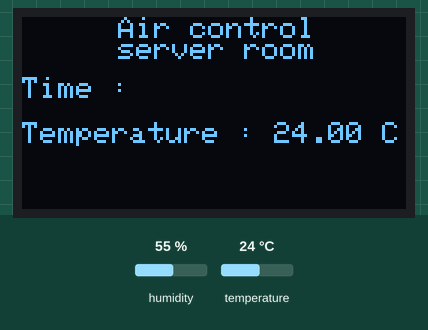
This sketch was run on a simulated ESP8266 (NodeMCU). Parts: 128×64 one-colour display. The test bench sets the inputs (shaded band); at power-on: temperature 24 °C, humidity 55 %. The local clock reads 2024-03-15 10:24:30 at power-on unless the sketch sets it; what the sketch prints to the serial monitor is not drawn.

Above: at 7.6 s.
7.7 s: temperature set to 12 °C
At 13.2 s:
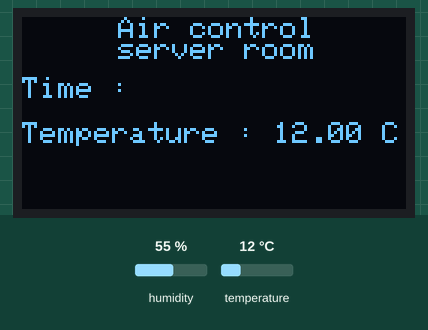
15.2 s: temperature set to 19 °C
22.7 s: temperature set to 28 °C
At 27.7 s:
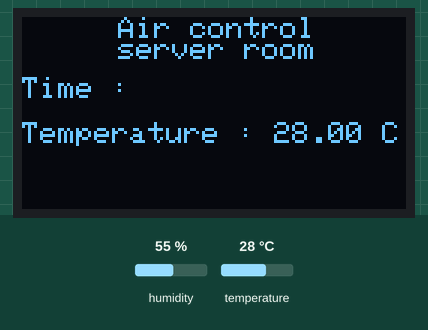
Timing chart, 0 to 29.2 s (numbered marks = the images above; inputs shaded):
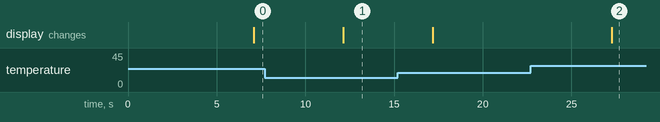

The sketch:

Test_Oled_Time_temp.ino
```cpp
#include <Wire.h>
#include <Adafruit_GFX.h>
#include <Adafruit_SSD1306.h>
#include <Adafruit_Sensor.h>
#include <DHT.h>
#include <ThreeWire.h>
#include <RtcDS1302.h>
ThreeWire myWire(
  D4, // DAT/IO
  D5, // CLK/SCLK
  D2  // RST/CE
);
RtcDS1302<ThreeWire> Rtc(myWire);

#define SCREEN_WIDTH 128 // OLED display width, in pixels
#define SCREEN_HEIGHT 64 // OLED display height, in pixels

// Declaration for an SSD1306 display connected to I2C (SDA, SCL pins)
Adafruit_SSD1306 display(SCREEN_WIDTH, SCREEN_HEIGHT, &Wire, -1);

#define DHTPIN D3 // Temp sensor D3

// Uncomment the type of sensor in use:
#define DHTTYPE DHT11 // DHT 11

DHT dht(DHTPIN, DHTTYPE);

void setup() {
  Serial.begin(115200);

    Setup_SenserTemp();
    Setup_SenserTime();
    Setup_Oled();
}

void loop() {
     Output();
}
```

Output.ino
```cpp
void Output() {
 delay(5000);
  // clear display
  display.clearDisplay();

  // Headline
  display.setTextSize(1);
  display.setCursor(32,0); // ปรับการแสดงผลบนหน้าจอ WIDTH,HEIGHT
  display.print("Air control");
  display.setTextSize(1);
  display.setCursor(32,7); // ปรับการแสดงผลบนหน้าจอ WIDTH,HEIGHT
  display.print("server room");

  // Senser Time
  //read Time
  RtcDateTime now = Rtc.GetDateTime();
  // Print TimeNow
  printDateTime(now);

  // display Time
    display.setTextSize(1);
  display.setCursor(0,20); // ปรับการแสดงผลบนหน้าจอ WIDTH,HEIGHT
  display.print("Time : ");
  display.setTextSize(1); // ปรับขนาดตัวอักษร
  //display.print( printDateTime() ); // แสดงผลค่าจาก Senser

  //read Temperature and humidity
  float t = dht.readTemperature();
  if (isnan(t)) {
    Serial.println("Failed to read from DHT sensor!");
  }

  // display Temperature
  display.setTextSize(1); // ปรับขนาดตัวอักษร
  display.setCursor(0, 35); // ปรับการแสดงผลบนหน้าจอ WIDTH,HEIGHT
  display.print("Temperature : ");
  display.setTextSize(1); // ปรับขนาดตัวอักษร
  display.print(t); // แสดงผลค่าองศาจาก Senser
  display.print(" ");
  display.print("C");


  // Print Temperature
  Serial.print(" Temperature : ");
  Serial.print(t);
  Serial.print(" *C ");
  Serial.println();

  // Refresh Oled
  display.display();
}

//Senser Time
#define countof(a) (sizeof(a) / sizeof(a[0]))

void printDateTime(const RtcDateTime& dt)
{
char datestring[20];
snprintf_P(datestring,
  countof(datestring),
  PSTR("%02u/%02u/%04u %02u:%02u:%02u"),
            dt.Day(),
            dt.Month(),
            dt.Year(),
            dt.Hour(),
            dt.Minute(),
            dt.Second() );
Serial.print(datestring);
}
```

Set_Oled.ino
```cpp
void Setup_Oled() {
  if(!display.begin(SSD1306_SWITCHCAPVCC, 0x3C)) {
    Serial.println(F("SSD1306 allocation failed"));
    for(;;);
  }
  delay(2000);
  display.clearDisplay();
  display.setTextColor(WHITE);
}
```

Set_SenserTemp.ino
```cpp
void Setup_SenserTemp() {
   dht.begin();
}
```

Set_SenserTime.ino
```cpp
void Setup_SenserTime ()
{
    Serial.print("compiled: ");
    Serial.print(__DATE__);
    Serial.println(__TIME__);

    Rtc.Begin();

    RtcDateTime compiled = RtcDateTime(__DATE__, __TIME__);
    printDateTime(compiled);

    if (!Rtc.IsDateTimeValid())
    {
        // Common Causes:
        //    1) first time you ran and the device wasn't running yet
        Serial.println("RTC lost confidence in the DateTime!");
        Rtc.SetDateTime(compiled);
    }

    if (Rtc.GetIsWriteProtected())
    {
        Serial.println("RTC was write protected, enabling writing now");
        Rtc.SetIsWriteProtected(false);
    }

    if (!Rtc.GetIsRunning())
    {
        Serial.println("RTC was not actively running, starting now");
        Rtc.SetIsRunning(true);
    }

    RtcDateTime now = Rtc.GetDateTime();
    if (now < compiled)
    {
        Serial.println("RTC is older than compile time!  (Updating DateTime)");
        Rtc.SetDateTime(compiled);
    }
    else if (now > compiled)
    {
        Serial.println("RTC is newer than compile time. (this is expected)");
    }
    else if (now == compiled)
    {
        Serial.println("RTC is the same as compile time! (not expected but all is fine)");
    }  //    2) the battery on the device is low or even missing


}
```

Measured:
- after the input at 7.7 s, the display: changes after 4.4 s (image 1)
- after the input at 22.7 s, the display: changes after 4.6 s (image 2)
